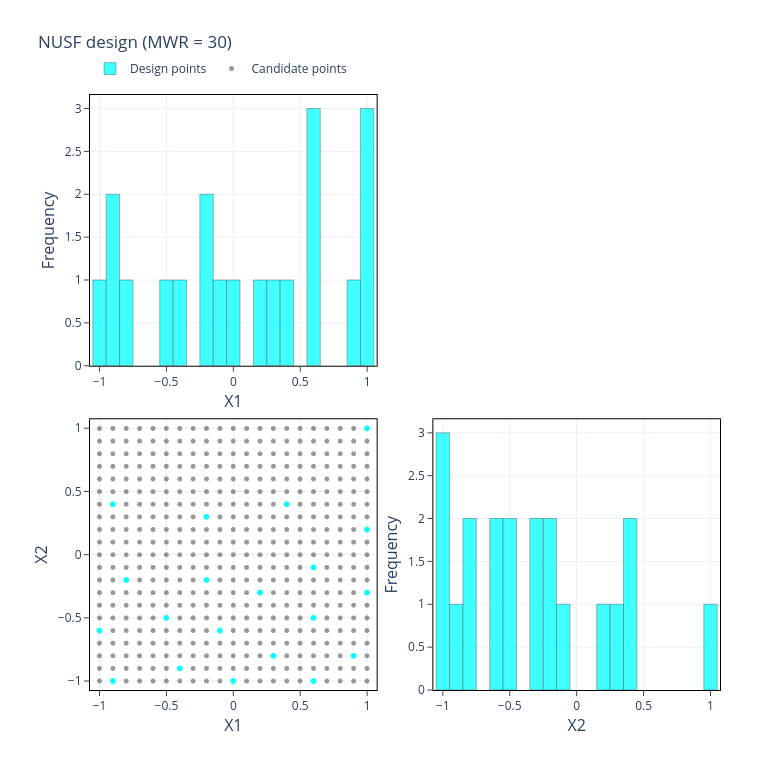

Source (notebook cell):
### Code cell
plot_pair_matrix(results[30].design, columns=["X1", "X2"], candidate=candidate,
                 title="NUSF design (MWR = 30)")

### Figure 1 — Plotly figure (JSON) as saved in the notebook; plotly's stock layout.template omitted (floating-point values rounded to 4 significant figures; data arrays with more than 128 entries replaced by an {"elided": "..."} marker saying what was removed)
{"data": [{"marker": {"color": "rgba(0, 255, 255, 1.0)", "line": {"color": "rgba(0, 0, 0, 0.65)", "width": 0.6}}, "name": "Design points", "opacity": 0.75, "showlegend": true, "type": "histogram", "x": [0.4, -0.5, -0.1, 0.3, -0.9, -0.9, 0.2, 0.6, 0.0, 1.0, -0.8, -0.4, -0.2, 1.0, -0.2, 1.0, 0.6, 0.6, -1.0, 0.9], "xaxis": "x", "xbins": {"end": 1.05, "size": 0.1, "start": -1.05}, "yaxis": "y"}, {"marker": {"color": "rgba(51, 51, 51, 0.50)", "size": 5}, "mode": "markers", "name": "Candidate points", "showlegend": true, "type": "scattergl", "x": {"elided": "441 float values"}, "xaxis": "x3", "y": {"elided": "441 float values"}, "yaxis": "y3"}, {"marker": {"color": "rgba(0, 255, 255, 1.0)", "size": 6}, "mode": "markers", "name": "Design points", "showlegend": false, "type": "scattergl", "x": [0.4, -0.5, -0.1, 0.3, -0.9, -0.9, 0.2, 0.6, 0.0, 1.0, -0.8, -0.4, -0.2, 1.0, -0.2, 1.0, 0.6, 0.6, -1.0, 0.9], "xaxis": "x3", "y": [0.4, -0.5, -0.6, -0.8, 0.4, -1.0, -0.3, -0.1, -1.0, 1.0, -0.2, -0.9, 0.3, -0.3, -0.2, 0.2, -0.5, -1.0, -0.6, -0.8], "yaxis": "y3"}, {"marker": {"color": "rgba(0, 255, 255, 1.0)", "line": {"color": "rgba(0, 0, 0, 0.65)", "width": 0.6}}, "name": "Design points", "opacity": 0.75, "showlegend": false, "type": "histogram", "x": [0.4, -0.5, -0.6, -0.8, 0.4, -1.0, -0.3, -0.1, -1.0, 1.0, -0.2, -0.9, 0.3, -0.3, -0.2, 0.2, -0.5, -1.0, -0.6, -0.8], "xaxis": "x4", "xbins": {"end": 1.05, "size": 0.1, "start": -1.05}, "yaxis": "y4"}], "layout": {"barmode": "overlay", "height": 760, "legend": {"orientation": "h", "x": 0, "y": 1.02, "yanchor": "bottom"}, "margin": {"b": 70, "l": 90, "r": 40, "t": 95}, "title": {"text": "NUSF design (MWR = 30)"}, "width": 760, "xaxis": {"anchor": "y", "automargin": true, "domain": [0, 0.455], "linecolor": "black", "linewidth": 1, "mirror": true, "range": [-1.071, 1.071], "showgrid": true, "showline": true, "ticks": "outside", "title": {"font": {"size": 16}, "standoff": 6, "text": "X1"}, "zeroline": false}, "xaxis2": {"anchor": "y2", "domain": [0.545, 1], "visible": false}, "xaxis3": {"anchor": "y3", "automargin": true, "domain": [0, 0.455], "linecolor": "black", "linewidth": 1, "mirror": true, "range": [-1.071, 1.071], "showgrid": true, "showline": true, "ticks": "outside", "title": {"font": {"size": 16}, "standoff": 6, "text": "X1"}, "zeroline": false}, "xaxis4": {"anchor": "y4", "automargin": true, "domain": [0.545, 1], "linecolor": "black", "linewidth": 1, "mirror": true, "range": [-1.071, 1.071], "showgrid": true, "showline": true, "ticks": "outside", "title": {"font": {"size": 16}, "standoff": 6, "text": "X2"}, "zeroline": false}, "yaxis": {"anchor": "x", "automargin": true, "domain": [0.545, 1], "linecolor": "black", "linewidth": 1, "mirror": true, "showgrid": true, "showline": true, "ticks": "outside", "title": {"font": {"size": 16}, "standoff": 6, "text": "Frequency"}, "zeroline": false}, "yaxis2": {"anchor": "x2", "domain": [0.545, 1], "visible": false}, "yaxis3": {"anchor": "x3", "automargin": true, "domain": [0, 0.455], "linecolor": "black", "linewidth": 1, "mirror": true, "range": [-1.071, 1.071], "showgrid": true, "showline": true, "ticks": "outside", "title": {"font": {"size": 16}, "standoff": 6, "text": "X2"}, "zeroline": false}, "yaxis4": {"anchor": "x4", "automargin": true, "domain": [0, 0.455], "linecolor": "black", "linewidth": 1, "mirror": true, "showgrid": true, "showline": true, "ticks": "outside", "title": {"font": {"size": 16}, "standoff": 6, "text": "Frequency"}, "zeroline": false}}}
